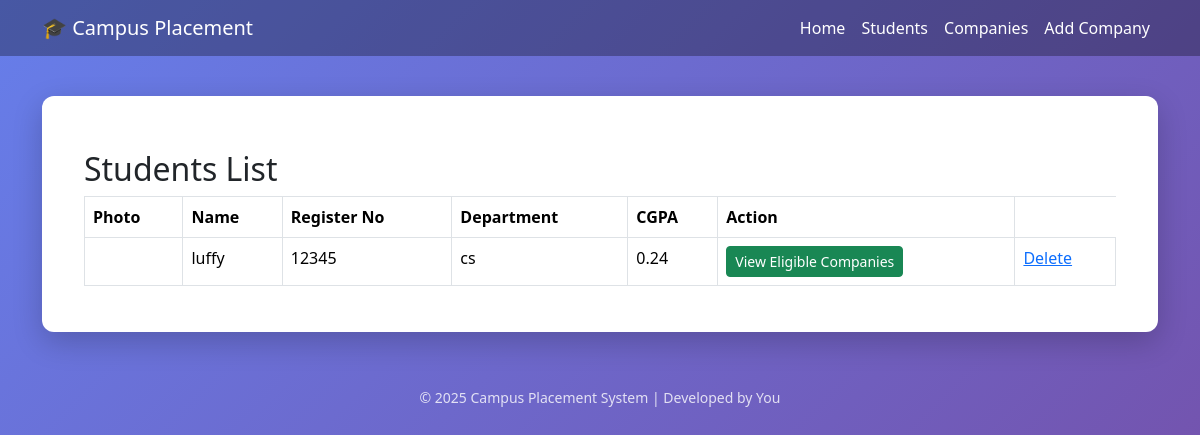
The page /students/ on the database its author committed.
### placement/models.py (models this page shows, shortened)
class Student(models.Model):
    name = models.CharField(max_length=100)
    register_no = models.CharField(max_length=20, unique=True)
    department = models.CharField(max_length=50)
    cgpa = models.DecimalField(max_digits=3, decimal_places=2)
    photo = models.ImageField(upload_to='students/photos/', blank=True, null=True)
    resume = models.FileField(upload_to='students/resumes/', blank=True, null=True)

### placement/views.py (the view)
# urls.py: path('students/', views.view_students, name='view_students'),
def view_students(request):
    students = Student.objects.all()
    return render(request, 'placement/view_students.html', {'students': students})

### placement/templates/placement/view_students.html (shortened to what this page needs)
{% extends 'placement/base.html' %}
{% block content %}
<div class="container mt-4">
    <h2>Students List</h2>
    <table class="table table-bordered">
        <thead>
            <tr>
                <th>Photo</th>
                <th>Name</th>
                <th>Register No</th>
                <th>Department</th>
                <th>CGPA</th>
                <th>Action</th>
            </tr>
        </thead>
        <tbody>
            {% for student in students %}
            <tr>
                <td>
                </td>
                <td>{{ student.name }}</td>
                <td>{{ student.register_no }}</td>
                <td>{{ student.department }}</td>
                <td>{{ student.cgpa }}</td>
                <td>
                    <a href="{% url 'eligible_companies' student.id %}" class="btn btn-sm btn-success">
                        View Eligible Companies
                    </a>
                </td>
                <td>
                    <a href="{% url 'delete_student' student.id %}"
                        onclick="return confirm('Are you sure?')">
                         Delete
                    </a>
                </td>
            </tr>
            {% endfor %}
        </tbody>
    </table>
</div>
{% endblock %}

### placement/templates/placement/base.html (style rules this page uses)
body { min-height: 100vh; background: linear-gradient(135deg, #667eea, #764ba2); font-family: 'Segoe UI', Tahoma, Geneva, Verdana, sans-serif; }

### rows shown on the page
Student: name "luffy", register_no "12345", department "cs", cgpa "0.24"
